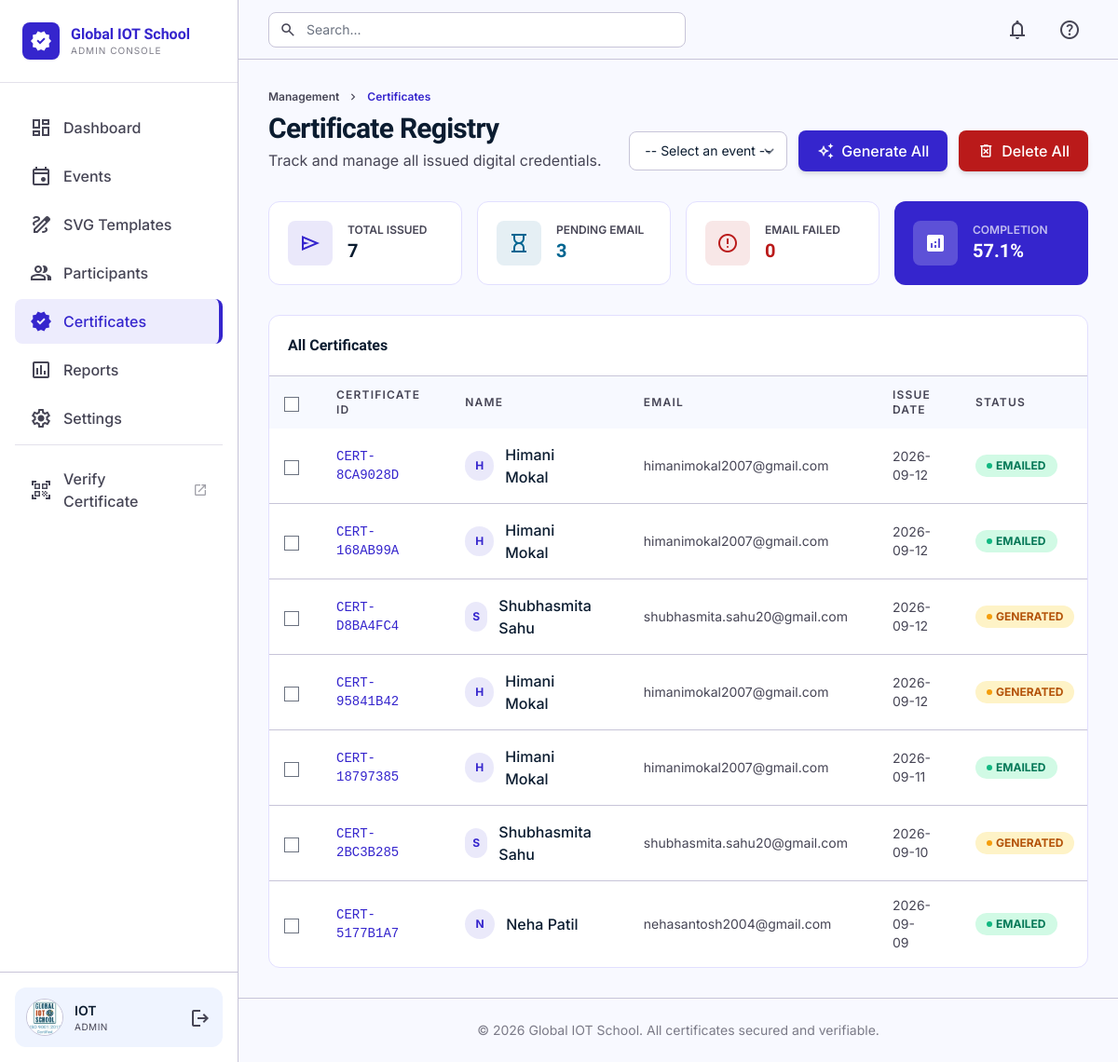
The page /certificates (signed in) on the database its author committed.
### tables this page shows
CREATE TABLE admins(

    id INTEGER PRIMARY KEY AUTOINCREMENT,

    username TEXT NOT NULL,

    email TEXT NOT NULL,

    password TEXT NOT NULL,

    profile_pic TEXT,

    created_at TEXT

);

CREATE TABLE certificates(

    id INTEGER PRIMARY KEY AUTOINCREMENT,

    participant_id INTEGER NOT NULL,

    certificate_id TEXT UNIQUE,

    file_name TEXT,

    issue_date TEXT,

    qr_code TEXT,

    status TEXT, svg_file_name TEXT, png_file_name TEXT,

    FOREIGN KEY(participant_id) REFERENCES participants(id)

);

CREATE TABLE participants(

    id INTEGER PRIMARY KEY AUTOINCREMENT,

    event_id INTEGER NOT NULL,

    name TEXT NOT NULL,

    email TEXT NOT NULL,

    college TEXT,

    department TEXT,

    position TEXT,

    created_at TEXT,

    FOREIGN KEY(event_id) REFERENCES events(id)

);

### routes/certificates_gen.py (the view)
@certificates_gen_bp.route("/certificates")
@login_required
def certificates_list():
    certs = get_all_certificates()
    events = get_all_events()
    total = len(certs)
    sent = sum(1 for c in certs if c["status"] == "Emailed")
    pending = sum(1 for c in certs if c["status"] == "Generated")
    failed = total - sent - pending
    completion = round((sent / total * 100), 1) if total > 0 else 0
    return render_template(
        "certificates.html",
        certs=certs,
        events=events,
        total_certs=total,
        sent_count=sent,
        pending_count=pending,
        failed_count=failed,
        completion=completion
    )

### app.py (called while the page is built)
@app.before_request
def load_logged_in_admin():
    admin_id = session.get("admin_id")
    g.admin = get_admin_by_id(admin_id) if admin_id else None

### database/db.py (called while the page is built)
def get_connection():
    conn = sqlite3.connect(DATABASE)
    conn.row_factory = sqlite3.Row
    return conn

### database/models.py (called while the page is built)
def get_all_events():
    conn = get_connection()
    cursor = conn.cursor()
    cursor.execute("SELECT * FROM events ORDER BY event_date DESC")
    events = cursor.fetchall()
    conn.close()
    return events

def get_all_certificates():
    conn = get_connection()
    cursor = conn.cursor()
    cursor.execute("""
        SELECT certificates.*, participants.name, participants.email
        FROM certificates
        JOIN participants ON certificates.participant_id = participants.id
        ORDER BY certificates.id DESC
    """)
    certs = cursor.fetchall()
    conn.close()
    return certs

def get_admin_by_id(admin_id):
    conn = get_connection()
    cursor = conn.cursor()
    cursor.execute("SELECT * FROM admins WHERE id=?", (admin_id,))
    admin = cursor.fetchone()
    conn.close()
    return admin

### templates/certificates.html (shortened to what this page needs)
{% extends "layouts/base.html" %}
{% block content %}
<div class="flex justify-between items-end mb-8">
    <div>
        <nav class="flex items-center gap-2 text-xs font-semibold text-on-surface-variant mb-2">
            <span>Management</span>
            <span class="material-symbols-outlined text-[14px]">chevron_right</span>
            <span class="text-primary">Certificates</span>
        </nav>
        <h1 class="text-3xl font-heading font-bold text-on-surface tracking-tight">Certificate Registry</h1>
        <p class="text-on-surface-variant mt-1">Track and manage all issued digital credentials.</p>
    </div>
    <div class="flex items-center gap-3">
        <select id="generateEventSelect"
                class="px-4 py-2.5 bg-surface-container-lowest border border-outline-variant rounded-lg text-sm focus:outline-none focus:ring-2 focus:ring-primary/20 focus:border-primary transition-all">
            <option value="">-- Select an event --</option>
        </select>
        <button id="generateAllBtn"
                class="flex items-center gap-2 bg-primary text-on-primary px-5 py-2.5 rounded-lg font-medium hover:bg-primary-container transition-all shadow-md active:scale-95">
            <span class="material-symbols-outlined text-[18px]">auto_awesome</span>
            Generate All
        </button>
        <button id="deleteAllBtn"
                class="flex items-center gap-2 bg-error text-white px-5 py-2.5 rounded-lg font-medium hover:bg-red-700 transition-all shadow-md active:scale-95">
            <span class="material-symbols-outlined text-[18px]">delete_forever</span>
            Delete All
        </button>
    </div>
</div>
<div class="grid grid-cols-1 md:grid-cols-4 gap-4 mb-8">
    <div class="bento-card p-5 rounded-xl flex items-center gap-4">
        <div class="w-12 h-12 rounded-lg bg-primary/10 text-primary flex items-center justify-center">
            <span class="material-symbols-outlined">send</span>
        </div>
        <div>
            <p class="text-xs text-on-surface-variant uppercase font-semibold">Total Issued</p>
            <p id="statTotal" class="text-xl font-heading font-bold">{{ total_certs }}</p>
        </div>
    </div>
    <div class="bento-card p-5 rounded-xl flex items-center gap-4">
        <div class="w-12 h-12 rounded-lg bg-secondary/10 text-secondary flex items-center justify-center">
            <span class="material-symbols-outlined">hourglass_empty</span>
        </div>
        <div>
            <p class="text-xs text-on-surface-variant uppercase font-semibold">Pending Email</p>
            <p class="text-xl font-heading font-bold text-secondary">{{ pending_count }}</p>
        </div>
    </div>
    <div class="bento-card p-5 rounded-xl flex items-center gap-4">
        <div class="w-12 h-12 rounded-lg bg-error/10 text-error flex items-center justify-center">
            <span class="material-symbols-outlined">error</span>
        </div>
        <div>
            <p class="text-xs text-on-surface-variant uppercase font-semibold">Email Failed</p>
            <p class="text-xl font-heading font-bold text-error">{{ failed_count }}</p>
        </div>
    </div>
    <div class="p-5 rounded-xl bg-primary text-white flex items-center gap-4">
        <div class="w-12 h-12 rounded-lg bg-white/20 flex items-center justify-center">
            <span class="material-symbols-outlined" style="font-variation-settings: 'FILL' 1;">analytics</span>
        </div>
        <div>
            <p class="text-xs text-white/70 uppercase font-semibold">Completion</p>
            <p class="text-xl font-heading font-bold">{{ completion }}%</p>
        </div>
    </div>
</div>
<div class="bento-card rounded-xl overflow-hidden">
    <div class="p-5 border-b border-outline-variant">
        <h2 class="font-heading font-semibold text-on-surface">All Certificates</h2>
    </div>
    <div class="overflow-x-auto">
        <table class="w-full text-left border-collapse" id="certTable">
            <thead>
                <tr class="bg-surface-container-low/50">
                    <th class="px-4 py-3">
                        <input type="checkbox" id="selectAllCerts" class="w-4 h-4">
                    </th>
                    <th class="px-6 py-3 text-xs font-semibold uppercase tracking-widest text-on-surface-variant">Certificate ID</th>
                    <th class="px-6 py-3 text-xs font-semibold uppercase tracking-widest text-on-surface-variant">Name</th>
                    <th class="px-6 py-3 text-xs font-semibold uppercase tracking-widest text-on-surface-variant">Email</th>
                    <th class="px-6 py-3 text-xs font-semibold uppercase tracking-widest text-on-surface-variant">Issue Date</th>
                    <th class="px-6 py-3 text-xs font-semibold uppercase tracking-widest text-on-surface-variant">Status</th>
                </tr>
            </thead>
            <tbody id="certTableBody" class="divide-y divide-outline-variant">
                {% for c in certs %}
                <tr class="hover:bg-surface-container-low/50 transition-colors" data-cert-row="{{ c['id'] }}">
                    <td class="px-4 py-4">
                        <input type="checkbox" class="cert-checkbox w-4 h-4" value="{{ c['id'] }}">
                    </td>
                    <td class="px-6 py-4 font-mono text-sm text-primary font-medium">{{ c["certificate_id"] }}</td>
                    <td class="px-6 py-4">
                        <div class="flex items-center gap-3">
                            <div class="h-8 w-8 rounded-full bg-primary/10 flex items-center justify-center text-primary text-xs font-bold">
                                {{ c["name"][0] | upper }}
                            </div>
                            <span class="font-medium text-on-surface">{{ c["name"] }}</span>
                        </div>
                    </td>
                    <td class="px-6 py-4 text-sm text-on-surface-variant">{{ c["email"] }}</td>
                    <td class="px-6 py-4 text-sm text-on-surface-variant">{{ c["issue_date"] }}</td>
                    <td class="px-6 py-4">
                        {% if c["status"] == "Emailed" %}
                        <span class="px-3 py-1 rounded-full text-xs font-bold uppercase bg-emerald-100 text-emerald-700 flex items-center w-fit gap-1">
                            <span class="w-1.5 h-1.5 rounded-full bg-emerald-500"></span> Emailed
                        </span>
                        {% else %}
                        <span class="px-3 py-1 rounded-full text-xs font-bold uppercase bg-amber-100 text-amber-700 flex items-center w-fit gap-1">
                            <span class="w-1.5 h-1.5 rounded-full bg-amber-500"></span> Generated
                        </span>
                        {% endif %}
                    </td>
                </tr>
                {% endfor %}
            </tbody>
        </table>
    </div>
</div>
{% endblock %}

### templates/layouts/base.html (shortened to what this page needs)
<!DOCTYPE html>
<html lang="en">
<head>
<script src="https://cdn.tailwindcss.com?plugins=forms,container-queries"></script>
</head>
<body class="bg-surface text-on-surface font-body">
<aside class="fixed left-0 top-0 h-full w-64 bg-surface-container-lowest border-r border-outline-variant flex flex-col z-50">
    <div class="p-6 flex items-center gap-3 border-b border-outline-variant/50">
        <div class="w-10 h-10 bg-primary flex items-center justify-center rounded-lg shadow-sm">
            <span class="material-symbols-outlined text-white" style="font-variation-settings: 'FILL' 1;">verified</span>
        </div>
        <div class="flex flex-col">
            <span class="font-heading font-bold text-primary leading-tight">Global IOT School</span>
            <span class="text-[10px] uppercase tracking-widest text-on-surface-variant/70">Admin Console</span>
        </div>
    </div>
    <nav class="flex-1 px-4 py-6 space-y-1 overflow-y-auto">
        {% set nav_items = [
            ("dashboard", "dashboard", "Dashboard"),
            ("events.events", "event", "Events"),
            ("templates.templates_list", "draw", "SVG Templates"),
            ("participants.participants_list", "group", "Participants"),
            ("certificates_gen.certificates_list", "verified", "Certificates"),
            ("reports", "assessment", "Reports"),
            ("settings", "settings", "Settings")
        ] %}
        {% for endpoint, icon, label in nav_items %}
        <a href="{{ url_for(endpoint) }}"
           class="flex items-center gap-3 px-4 py-3 rounded-lg font-medium transition-colors
                  {% if request.endpoint == endpoint %}
                      text-primary bg-primary-container/10 border-r-4 border-primary
                  {% else %}
                      text-on-surface-variant hover:text-primary hover:bg-surface-container-low
                  {% endif %}">
            <span class="material-symbols-outlined" {% if request.endpoint == endpoint %}style="font-variation-settings: 'FILL' 1;"{% endif %}>{{ icon }}</span>
            <span>{{ label }}</span>
        </a>
        {% endfor %}
        <div class="pt-3 mt-3 border-t border-outline-variant/50">
            <a href="{{ url_for('verify.verify_search') }}" target="_blank" rel="noopener"
               class="flex items-center gap-3 px-4 py-3 rounded-lg font-medium text-on-surface-variant hover:text-primary hover:bg-surface-container-low transition-colors">
                <span class="material-symbols-outlined">qr_code_scanner</span>
                <span>Verify Certificate</span>
                <span class="material-symbols-outlined text-[16px] ml-auto opacity-50">open_in_new</span>
            </a>
        </div>
    </nav>
    {% if g.admin %}
    <div class="p-4 border-t border-outline-variant">
        <div class="flex items-center gap-3 p-3 rounded-xl bg-surface-container-low">
            {% if g.admin["profile_pic"] %}
            <img src="{{ url_for('static', filename='uploads/' + g.admin['profile_pic']) }}"
                class="w-10 h-10 rounded-full object-cover border border-outline-variant">
            {% else %}
            <div class="w-10 h-10 rounded-full bg-primary/10 text-primary flex items-center justify-center font-bold">
                {{ g.admin["username"][0] | upper }}
            </div>
            {% endif %}
            <div class="flex-1 overflow-hidden">
                <p class="text-sm font-semibold truncate">{{ g.admin["username"] }}</p>
                <p class="text-[10px] text-on-surface-variant uppercase tracking-wider">Admin</p>
            </div>
            <a href="{{ url_for('auth.logout') }}" class="text-on-surface-variant hover:text-error transition-colors" title="Logout">
                <span class="material-symbols-outlined">logout</span>
            </a>
        </div>
    </div>
    {% endif %}
</aside>
<div class="ml-64 min-h-screen flex flex-col">
    <header class="sticky top-0 z-40 h-16 bg-surface-bright border-b border-outline-variant px-8 flex justify-between items-center">
        <div class="flex-1 flex items-center">
            <div class="relative w-full max-w-md">
                <span class="material-symbols-outlined absolute left-3 top-1/2 -translate-y-1/2 text-on-surface-variant text-lg">search</span>
                <input class="w-full bg-surface-container-lowest border border-outline-variant rounded-lg pl-10 pr-4 py-2 text-sm focus:outline-none focus:ring-2 focus:ring-primary/20 focus:border-primary transition-all"
                       placeholder="Search..." type="text">
            </div>
        </div>
        <div class="flex items-center gap-4">
            <button class="p-2 text-on-surface-variant hover:text-primary transition-colors">
                <span class="material-symbols-outlined">notifications</span>
            </button>
            <button class="p-2 text-on-surface-variant hover:text-primary transition-colors">
                <span class="material-symbols-outlined">help</span>
            </button>
        </div>
    </header>
    <main class="p-8 max-w-[1280px] mx-auto w-full flex-1">
        {% block content %}{% endblock %}
    </main>
    <footer class="mt-auto px-8 py-6 border-t border-outline-variant text-center">
        <p class="text-sm text-on-surface-variant opacity-70">© 2026 Global IOT School. All certificates secured and verifiable.</p>
    </footer>
</div>
</body>
</html>

### templates/layouts/base.html (style rules this page uses)
.material-symbols-outlined { font-variation-settings: 'FILL' 0, 'wght' 400, 'GRAD' 0, 'opsz' 24; vertical-align: middle; }
.bento-card { background: #ffffff; border: 1px solid #e2dfff; transition: all 0.2s ease; }

### rows shown on the page
admins: profile_pic (picture), admin.username "IOT"
certificates: certificate_id "CERT-8CA9028D", name "H", name "Himani Mokal", email "himanimokal2007@gmail.com", issue_date "2026-09-12", status "Emailed" (drawn)
certificates: certificate_id "CERT-168AB99A", name "H", name "Himani Mokal", email "himanimokal2007@gmail.com", issue_date "2026-09-12", status "Emailed" (drawn)
certificates: certificate_id "CERT-D8BA4FC4", name "S", name "Shubhasmita Sahu", email "shubhasmita.sahu20@gmail.com", issue_date "2026-09-12", status "Generated" (drawn)
certificates: certificate_id "CERT-95841B42", name "H", name "Himani Mokal", email "himanimokal2007@gmail.com", issue_date "2026-09-12", status "Generated" (drawn)
certificates: certificate_id "CERT-18797385", name "H", name "Himani Mokal", email "himanimokal2007@gmail.com", issue_date "2026-09-11", status "Emailed" (drawn)
certificates: certificate_id "CERT-2BC3B285", name "S", name "Shubhasmita Sahu", email "shubhasmita.sahu20@gmail.com", issue_date "2026-09-10", status "Generated" (drawn)
certificates: certificate_id "CERT-5177B1A7", name "N", name "Neha Patil", email "nehasantosh2004@gmail.com", issue_date "2026-09-09", status "Emailed" (drawn)

### other values the page prints
{{ label }} "Dashboard" "Events" "SVG Templates" "Participants" "Certificates" "Reports" "Settings"
{{ total_certs }} "7"
{{ pending_count }} "3"
{{ failed_count }} "0"
{{ completion }} "57.1"
